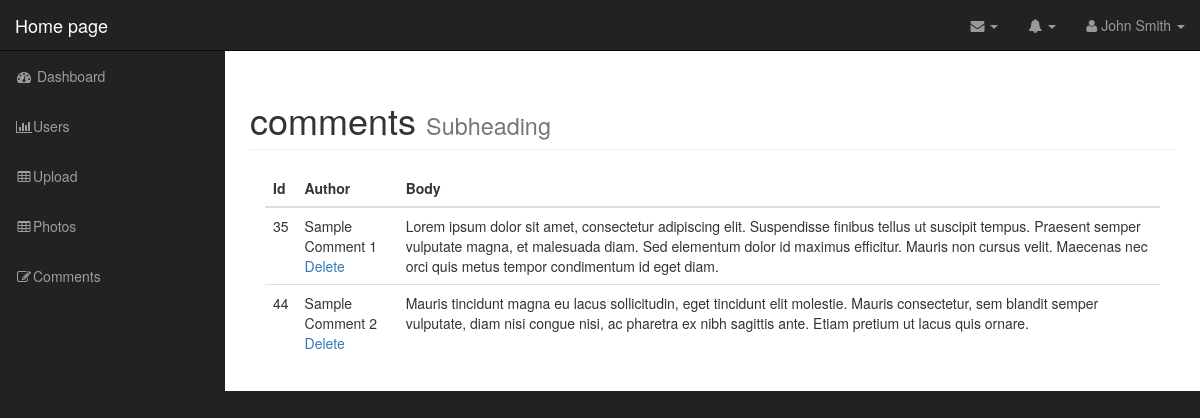
Page /admin/comment_photo.php?id=61 (signed in) on the committed database.
### tables this page shows
CREATE TABLE IF NOT EXISTS `tbl_comments` (
  `id` int(11) NOT NULL AUTO_INCREMENT,
  `p_id` int(11) NOT NULL,
  `c_author` varchar(100) NOT NULL,
  `c_body` text NOT NULL,
  PRIMARY KEY (`id`),
  KEY `id` (`p_id`)
);

### admin/includes/database.php (called while the page is built, shortened)
<?php
class Database {
	public $connection;
	public function open_db_connection(){
		$this->connection = new mysqli(DB_HOST,DB_USER,DB_PASS,DB_NAME);
	}
	public function query($sql){
		$result = $this->connection->query($sql);
		return $result;
	}
	public function escape_string($string){
		return mysqli_real_escape_string($this->connection,$string);
	}
}
$database = new Database();
 ?>

### admin/includes/comment.php (called while the page is built, shortened)
<?php
class Comment extends Db_object
{
	protected static $db_table = "tbl_comments";
	public static function find_comments($p_id=0){
		global $database;
		$sql = "SELECT * FROM " . self::$db_table . " WHERE p_id = " . $database->escape_string($p_id) . " ORDER BY p_id ASC";
		return self::find_by_query($sql);
	}
}
 ?>

### admin/includes/db_object.php (called while the page is built, shortened)
<?php
class Db_object
{
	public static function find_by_query($query){
		global $database;
		$result = $database->query($query);
		$object_array = [];
		while($row = mysqli_fetch_array($result)){
			$object_array[] = static::instantiate($row);
		}
		return $object_array;
	}
	public static function instantiate($found){
	    $object = new $calling_class();
	    foreach ($found as $attribute => $value) {
	    	if($object->has_attribute($attribute)){
	    		$object->$attribute = $value;
	    	}
	    }
        return $object;
    }
    private function has_attribute($attribute){
    	$object_properties = get_object_vars($this);
    	return array_key_exists($attribute, $object_properties);
    }
}

### admin/comment_photo.php (the view, shortened to what this page needs)
<?php include_once("includes/header.php");
$comments = Comment::find_comments($_GET['id']);
?>
<nav class="navbar navbar-inverse navbar-fixed-top" role="navigation">
    <?php include_once("includes/nav_top.php"); ?>
    <?php include_once("includes/nav_side.php"); ?>
</nav>
<div id="page-wrapper">
   <div class="container-fluid">
        <div class="row">
            <div class="col-lg-12">
                <h1 class="page-header">
                    comments
                    <small>Subheading</small>
                </h1>
                <div class="col-md-12">
                    <table class="table">
                        <thead>
                            <tr>
                                <th>Id</th>
                                <th>Author</th>
                                <th>Body</th>
                            </tr>
                        </thead>
                        <tbody>
                                <?php
                                foreach ($comments as $comment) : ?>
                                      <tr>
                                      <td><?php echo $comment->id; ?></td>
                                      <td><?php echo $comment->c_author; ?>
                                           <div class="action_links">
                                              <a href="delete_comment_photo.php?id=<?php echo $comment->id; ?>">Delete</a>
                                          </div>
                                      </td>
                                      <td><?php echo $comment->c_body; ?></td>
                                      </tr>
                                <?php endforeach; ?>
                        </tbody>
                    </table>
                </div>
            </div>
        </div>
    </div>
</div>
<?php include_once("includes/footer.php"); ?>

### admin/css/sb-admin.css (style rules this page uses)
body { margin-top: 100px; background-color: #222; }
@media (min-width:768px) { body { margin-top: 50px; } }
#page-wrapper { width: 100%; padding: 0; background-color: #fff; }
@media (min-width:768px) { #page-wrapper { padding: 10px; } }

### rows in the picture
tbl_comments: id "35", c_author "Sample Comment 1", c_body "Lorem ipsum dolor sit amet, consectetur adipiscing elit. Suspendisse finibus tellus ut suscipit tempus. Praesent semper vulputate magna, et malesuada diam. Sed elementum dolor id maximus efficitur. Mauris non cursus velit. Maecenas nec orci quis metus tempor condimentum id eget diam."
tbl_comments: id "44", c_author "Sample Comment 2", c_body "Mauris tincidunt magna eu lacus sollicitudin, eget tincidunt elit molestie. Mauris consectetur, sem blandit semper vulputate, diam nisi congue nisi, ac pharetra ex nibh sagittis ante. Etiam pretium ut lacus quis ornare."
